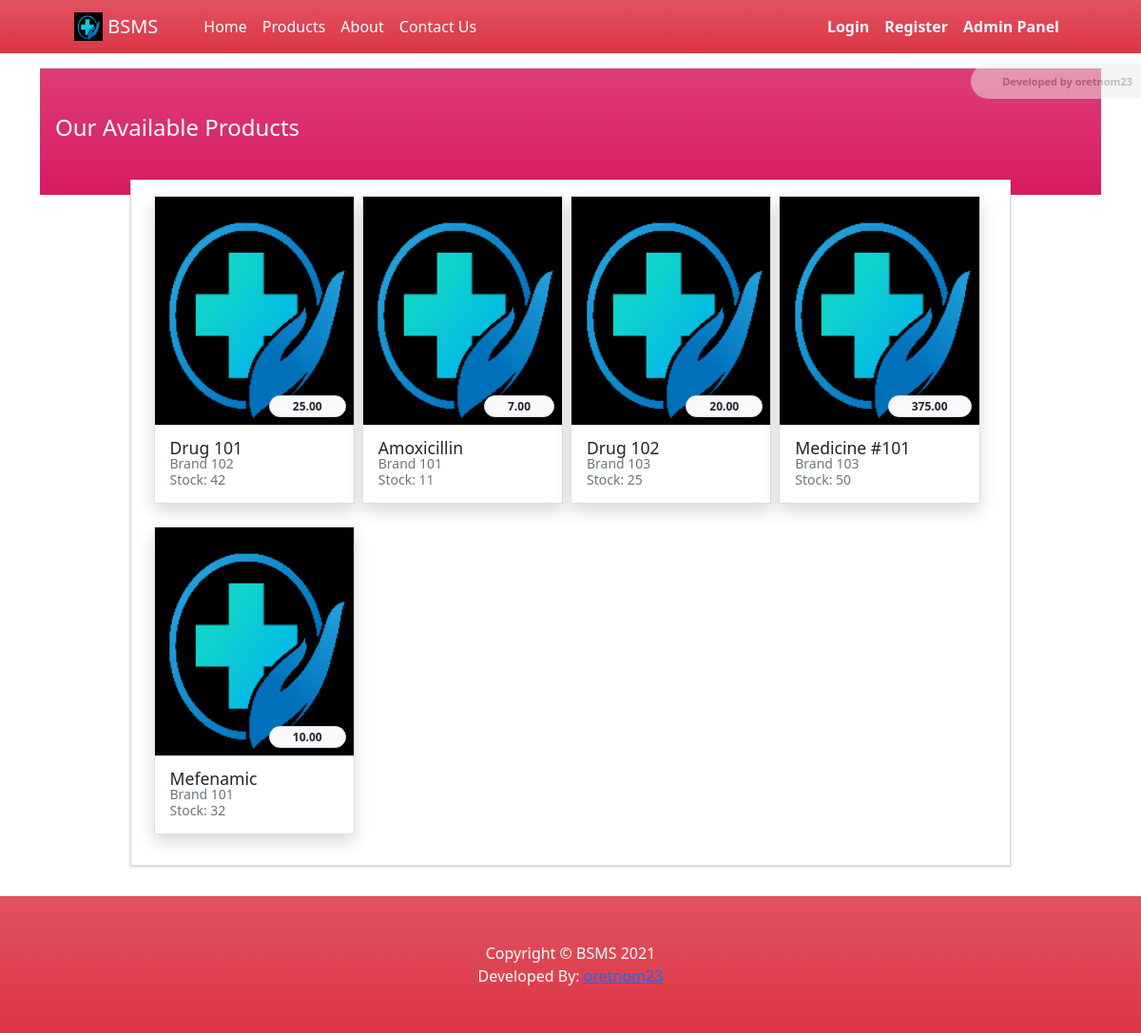
Screenshot of /?p=products with the database file from the repository.
### tables this page shows
CREATE TABLE `product_list` (
  `id` int(30) NOT NULL,
  `category_id` int(30) NOT NULL,
  `brand` text NOT NULL,
  `name` text NOT NULL,
  `description` text NOT NULL,
  `quantity` varchar(255) NOT NULL,
  `price` float(12,2) NOT NULL DEFAULT 0.00,
  `image_path` text DEFAULT NULL,
  `status` tinyint(1) NOT NULL DEFAULT 1,
  `delete_flag` tinyint(1) NOT NULL DEFAULT 0,
  `date_created` datetime NOT NULL DEFAULT current_timestamp(),
  `date_updated` datetime NOT NULL DEFAULT current_timestamp() ON UPDATE current_timestamp()
);

### config.php (called while the page is built, shortened)
<?php
require_once('classes/DBConnection.php');
require_once('classes/SystemSettings.php');
function validate_image($file){
    global $_settings;
	if(!empty($file)){
        $ex = explode("?",$file);
        $file = $ex[0];
        $ts = isset($ex[1]) ? "?".$ex[1] : '';
		if(is_file(base_app.$file)){
			return base_url.$file.$ts;
		}else{
			return base_url.($_settings->info('logo'));
		}
	}else{
		return base_url.($_settings->info('logo'));
	}
}
function format_num($number = '' , $decimal = ''){
    if(is_numeric($number)){
        $ex = explode(".",$number);
        $decLen = isset($ex[1]) ? strlen($ex[1]) : 0;
        if(is_numeric($decimal)){
            return number_format($number,$decimal);
        }else{
            return number_format($number,$decLen);
        }
    }else{
        return "Invalid Input";
    }
}
?>

### classes/DBConnection.php (called while the page is built, shortened)
<?php
class DBConnection{
    private $host = DB_SERVER;
    private $username = DB_USERNAME;
    private $password = DB_PASSWORD;
    private $database = DB_NAME;
    public $conn;
    public function __construct(){
        if (!isset($this->conn)) {
            $this->conn = new mysqli($this->host, $this->username, $this->password, $this->database);
        }
    }
}
?>

### classes/SystemSettings.php (called while the page is built, shortened)
<?php
class SystemSettings extends DBConnection{
	function info($field=''){
		if(!empty($field)){
			if(isset($_SESSION['system_info'][$field]))
				return $_SESSION['system_info'][$field];
			else
				return false;
		}else{
			return false;
		}
	}
}
$_settings = new SystemSettings();
?>

### products/index.php (the view, shortened to what this page needs)
<section class="py-3">
	<div class="container">
		<div class="content bg-gradient-maroon py-5 px-3">
			<h4 class="">Our Available Products</h4>
		</div>
		<div class="row mt-n3 justify-content-center">
            <div class="col-lg-10 col-md-11 col-sm-11 col-sm-11">
                <div class="card card-outline rounded-0">
                    <div class="card-body">
                        <div class="row row-cols-xl-4 row-md-6 col-sm-12 col-xs-12 gy-2 gx-2">
                            <?php
                                $qry = $conn->query("SELECT *, (COALESCE((SELECT SUM(quantity) FROM `stock_list` where product_id = product_list.id and (expiration IS NULL or date(expiration) > '".date("Y-m-d")."') ), 0) - COALESCE((SELECT SUM(quantity) FROM `order_items` where product_id = product_list.id), 0)) as `available` FROM `product_list` where (COALESCE((SELECT SUM(quantity) FROM `stock_list` where product_id = product_list.id and (expiration IS NULL or date(expiration) > '".date("Y-m-d")."') ), 0) - COALESCE((SELECT SUM(quantity) FROM `order_items` where product_id = product_list.id), 0)) > 0 order by RAND()");
                                while($row = $qry->fetch_assoc()):
                            ?>
                            <div class="col">
                                <a class="card rounded-0 shadow product-item text-decoration-none text-reset" href="./?p=products/view_product&id=<?= $row['id'] ?>">
                                    <div class="position-relative">
                                        <div class="img-top position-relative product-img-holder">
                                            <img src="<?= validate_image($row['image_path']) ?>" alt="" class="product-img">
                                        </div>
                                        <div class="position-absolute bottom-1 right-1" style="bottom:.5em;right:.5em">
                                            <span class="badge badge-light bg-gradient-light border text-dark px-4 rounded-pill"><?= format_num($row['price'], 2) ?></span>
                                        </div>
                                    </div>
                                    <div class="card-body">
                                        <div style="line-height:1em">
                                            <div class="card-title w-100 mb-0"><?= $row['name'] ?></div>
                                            <div class="card-description w-100"><small class="text-muted"><?= $row['brand'] ?></small></div>
                                            <div class="card-description w-100"><small class="text-muted">Stock: <?= format_num($row['available'],0) ?></small></div>
                                        </div>
                                    </div>
                                </a>
                            </div>
                            <?php endwhile; ?>
                        </div>
                    </div>
                </div>
            </div>
		</div>
	</div>
</section>

### products/index.php (style rules this page uses)
.product-img-holder { width:100%; height:15em; overflow:hidden; }
.product-img { width:100%; height:100%; object-fit: cover; object-position: center center; transition: all .3s ease-in-out; }

### rows the page displays
product_list: price "25.00", name "Drug 101", brand "Brand 102", available "42"
product_list: price "7.00", name "Amoxicillin", brand "Brand 101", available "11"
product_list: price "20.00", name "Drug 102", brand "Brand 103", available "25"
product_list: price "375.00", name "Medicine #101", brand "Brand 103", available "50"
product_list: price "10.00", name "Mefenamic", brand "Brand 101", available "32"

### other values shown
$_settings->info('short_name') "BSMS"
